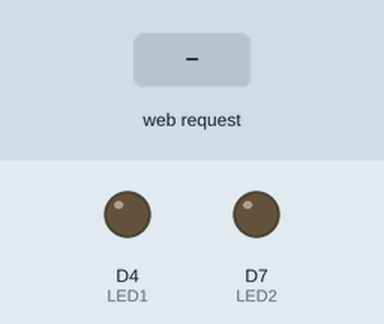
Recording of a sketch running on a simulated ESP8266 (NodeMCU). On the bench: output pins drawn as LEDs (lit = HIGH). The test bench sets the inputs (shaded band). WiFi joins after 1.5 s; servers stay silent unless stated; what the sketch prints to the serial monitor is not drawn.

Above: at 2.7 s.
2.8 s: HTTP request GET /LED1ON received
At 3.1 s:
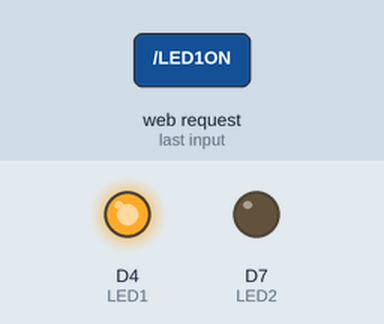
4.3 s: HTTP request GET /LED2ON received
At 5.5 s:
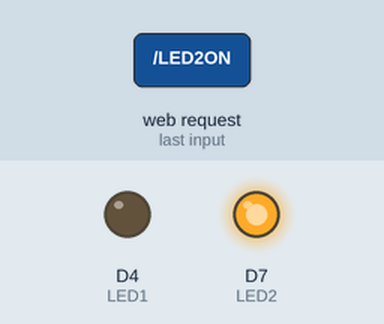
5.8 s: HTTP request GET /LED2OFF received
At 6.6 s:
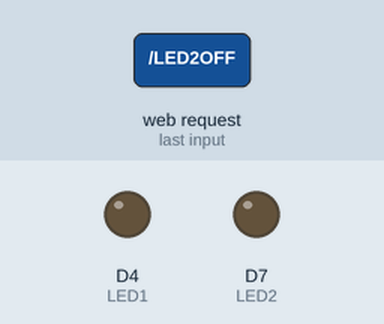
Timing chart, 0 to 8.8 s (numbered marks = the images above; inputs shaded):
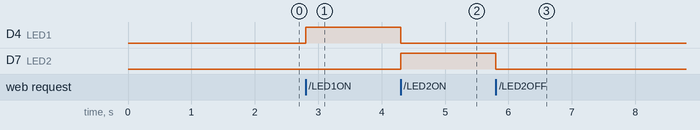

The sketch:

Posttest1.ino
```cpp
#include <ESP8266WiFi.h>
#include <ESP8266WebServer.h>

#define LED1 D4
#define LED2 D7

const char* ssid = "C3";       // Nama SSID AP/Hotspot
const char* password = "11234567";    // Password Wifi

ESP8266WebServer server(80);      //Menyatakan Webserver pada port 80
String webpage;

void setup() {  //Pengaturan Pin
  Serial.begin(115200);
  delay(10);

  pinMode(LED1, OUTPUT);
  pinMode(LED2, OUTPUT);

  // Connect ke WiFi
  Serial.println();
  Serial.print("Configuring access point...");

  // Mengatur WiFi
  WiFi.mode(WIFI_STA);                      // Mode Station
  WiFi.begin(ssid, password);               // Mencocokan SSID dan Password

  while (WiFi.status() != WL_CONNECTED) {
    delay(500);
    Serial.print(".");
  }

  // Print status Connect
  Serial.println("IP address: ");
  Serial.println(WiFi.localIP());

  digitalWrite(LED1, LOW);
  digitalWrite(LED2, LOW);
  digitalWrite(LED_BUILTIN, LOW);

  // Isi dari Webpage
  webpage += "<center><h1>POSTTEST 1 IoT</h1></center>";
  webpage += "<center><strong>LED 1</strong> <br><a href=\"LED1ON\"\"><button>ON</button></a> <a href=\"LED1OFF\"\"><button>OFF</button></a><br></center> <br>";
  webpage += "<center><strong>LED 2</strong> <br><a href=\"LED2ON\"\"><button>ON</button></a> <a href=\"LED2OFF\"\"><button>OFF</button></a><br> </center> <br>";

  // Membuat file webpage
  server.on("/", []() {
    server.send(200, "text/html", webpage);
  });

  // Bagian ini untuk merespon perintah yang masuk
  server.on("/LED1ON", []() {
    server.send(200, "text/html", webpage);
    digitalWrite(LED1, HIGH);
    digitalWrite(LED2, LOW);
  });
  server.on("/LED2ON", []() {
    server.send(200, "text/html", webpage);
    digitalWrite(LED1, LOW);
    digitalWrite(LED2, HIGH);
  });
  server.on("/LED1OFF", []() {
    server.send(200, "text/html", webpage);
    digitalWrite(LED1, LOW);
  });
  server.on("/LED2OFF", []() {
    server.send(200, "text/html", webpage);
    digitalWrite(LED2, LOW);
  });

  server.begin();
  Serial.println("Server dijalankan");
}

void loop() {  //Perulangan Program
  server.handleClient();
}
```

Measured:
- after the input at 2.8 s, D4 (LED1): LOW → HIGH at once
- after the input at 4.3 s, D4 (LED1): HIGH → LOW at once; D7 (LED2): LOW → HIGH at once
- after the input at 5.8 s, D7 (LED2): HIGH → LOW at once
